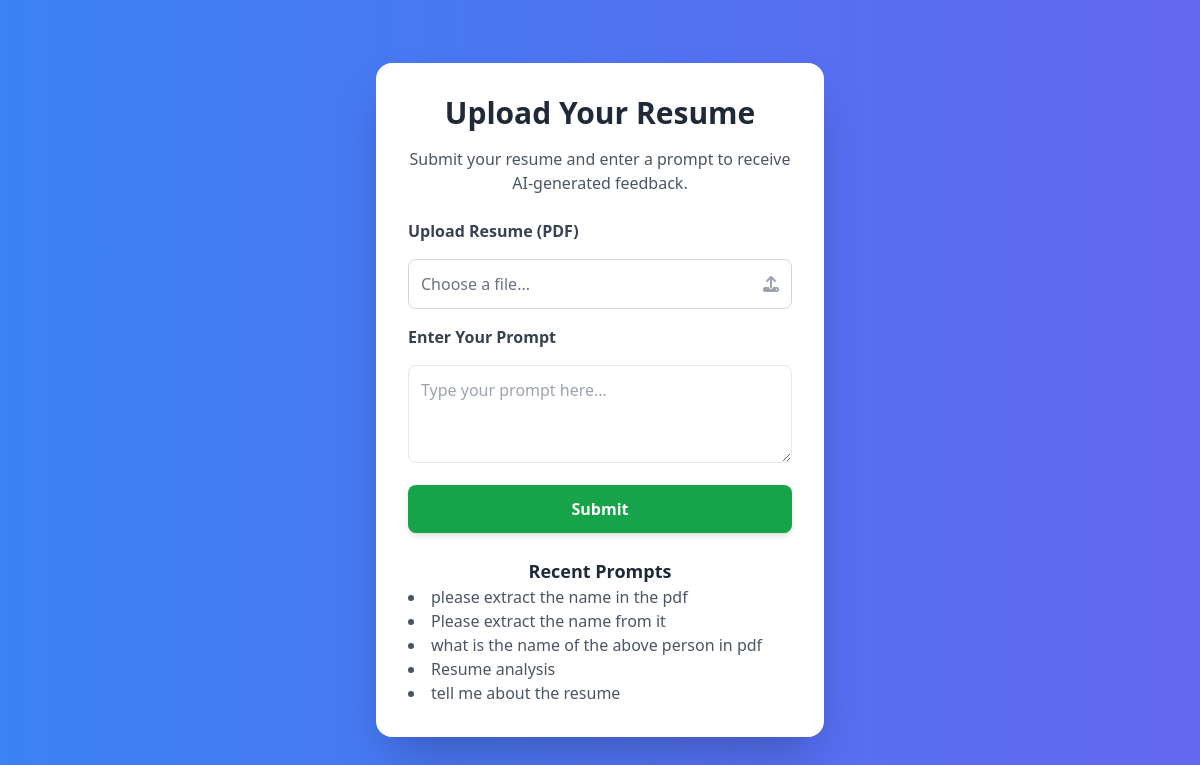
The page /document/upload/ on the database its author committed.
### document/models.py (models this page shows)
class Prompt(models.Model):
    text = models.TextField()
    response = models.TextField()
    created_at = models.DateTimeField(auto_now_add=True)

### document/views.py (the view)
# urls.py: path("upload/", upload_document, name="upload"),
def upload_document(request):
    response_text = None
    recent_prompts = Prompt.objects.all().order_by('-created_at')[:5]
    if request.method == "POST":
        form = DocumentUploadForm(request.POST, request.FILES)
        user_prompt = request.POST.get("prompt", "").strip()  # Get prompt from user input
        if form.is_valid() and user_prompt:
            document = form.save()
            file_path = document.file.path
            try:
                with open(file_path, "rb") as f:
                    uploaded_file = genai.upload_file(f, mime_type="application/pdf")
                model = genai.GenerativeModel("gemini-1.5-flash")
                response = model.generate_content([uploaded_file, user_prompt])
                response_text = response.text if hasattr(response, "text") else "No response received."
                Prompt.objects.create(text=user_prompt, response=response_text)
            except Exception as e:
                response_text = f"Error generating response: {str(e)}"
    else:
        form = DocumentUploadForm()
    return render(request, "upload.html", {"form": form, "response_text": response_text, "recent_prompts": recent_prompts})

### document/forms.py
class DocumentUploadForm(forms.ModelForm):
    class Meta:
        model = Document
        fields = ["file"]

### templates/upload.html (shortened to what this page needs)
<!DOCTYPE html>
<html lang="en">
<head>
    <script src="https://cdn.tailwindcss.com"></script>
</head>
<body class="bg-gradient-to-r from-blue-500 to-indigo-500 flex items-center justify-center min-h-screen p-4">
    <div class="bg-white shadow-2xl rounded-2xl p-8 max-w-md w-full text-center transform scale-90 opacity-0" id="upload-container">
        <h1 class="text-3xl font-extrabold text-gray-800 mb-4">Upload Your Resume</h1>
        <p class="text-gray-600 mb-6">Submit your resume and enter a prompt to receive AI-generated feedback.</p>
        <form method="post" enctype="multipart/form-data" class="space-y-4 text-left">
            <label class="block text-gray-700 font-semibold">Upload Resume (PDF)</label>
            <div class="relative w-full border border-gray-300 rounded-lg p-3 flex items-center justify-between cursor-pointer hover:border-blue-500 transition duration-300">
                <span id="file-label" class="text-gray-500">Choose a file...</span>
                <i class="fa-solid fa-upload text-gray-400"></i>
            </div>
            <label class="block text-gray-700 font-semibold">Enter Your Prompt</label>
            <textarea name="prompt" class="w-full border p-3 rounded-lg focus:ring-2 focus:ring-blue-500 focus:outline-none" rows="3" required placeholder="Type your prompt here..."></textarea>
            <button type="submit" class="w-full bg-green-600 text-white px-6 py-3 rounded-lg shadow-md hover:bg-green-700 transition duration-300 font-semibold">
                Submit
            </button>
        </form>
        <h2 class="text-lg font-bold text-gray-800 mt-6">Recent Prompts</h2>
        <ul class="list-disc list-inside text-gray-600 text-left">
            {% for prompt in recent_prompts %}
                <li>{{ prompt.text }}</li>
            {% endfor %}
        </ul>
    </div>
</body>
</html>

### rows shown on the page
Prompt: text "please extract the name in the pdf"
Prompt: text "Please extract the name from it"
Prompt: text "what is the name of the above person in pdf"
Prompt: text "Resume analysis"
Prompt: text "tell me about the resume"
